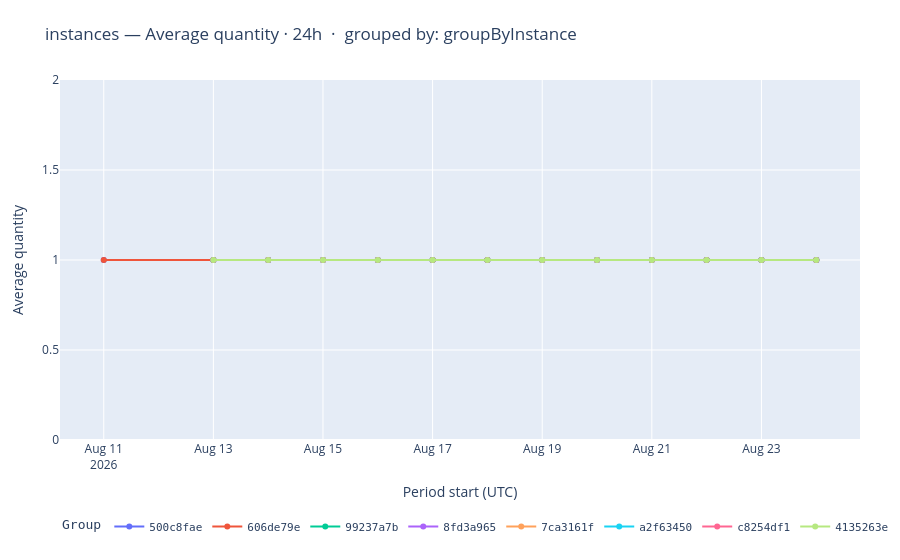

Source (notebook cell):
### Markdown cell above
### Chart Guide

**Purpose:** Complements the total bar chart (4.3) by showing the direction of travel —
is each group growing, declining, or holding steady over the window?

**Chart Attributes**

| | |
|---|---|
| **Chart type** | Multi-series line chart |
| **X axis** | Period start timestamp (UTC) |
| **Y axis** | Usage quantity — label reflects the transform |
| **Colour** | One line per group |
| **Hover** | Full group ID + exact date and value |

**Insights:** A rising line means that tenant's consumption is increasing — potential upsell
or a capacity concern. A line dropping to zero mid-window may indicate churn or a disruption.
Click a group name in the legend to hide/show it when one tenant dominates the scale.
> Showing the first dataset. To show all, change `ds = grp_datasets[0]` to `for ds in grp_datasets:`.

### Code cell
if fig_44 is not None:
    fig_44.show()
